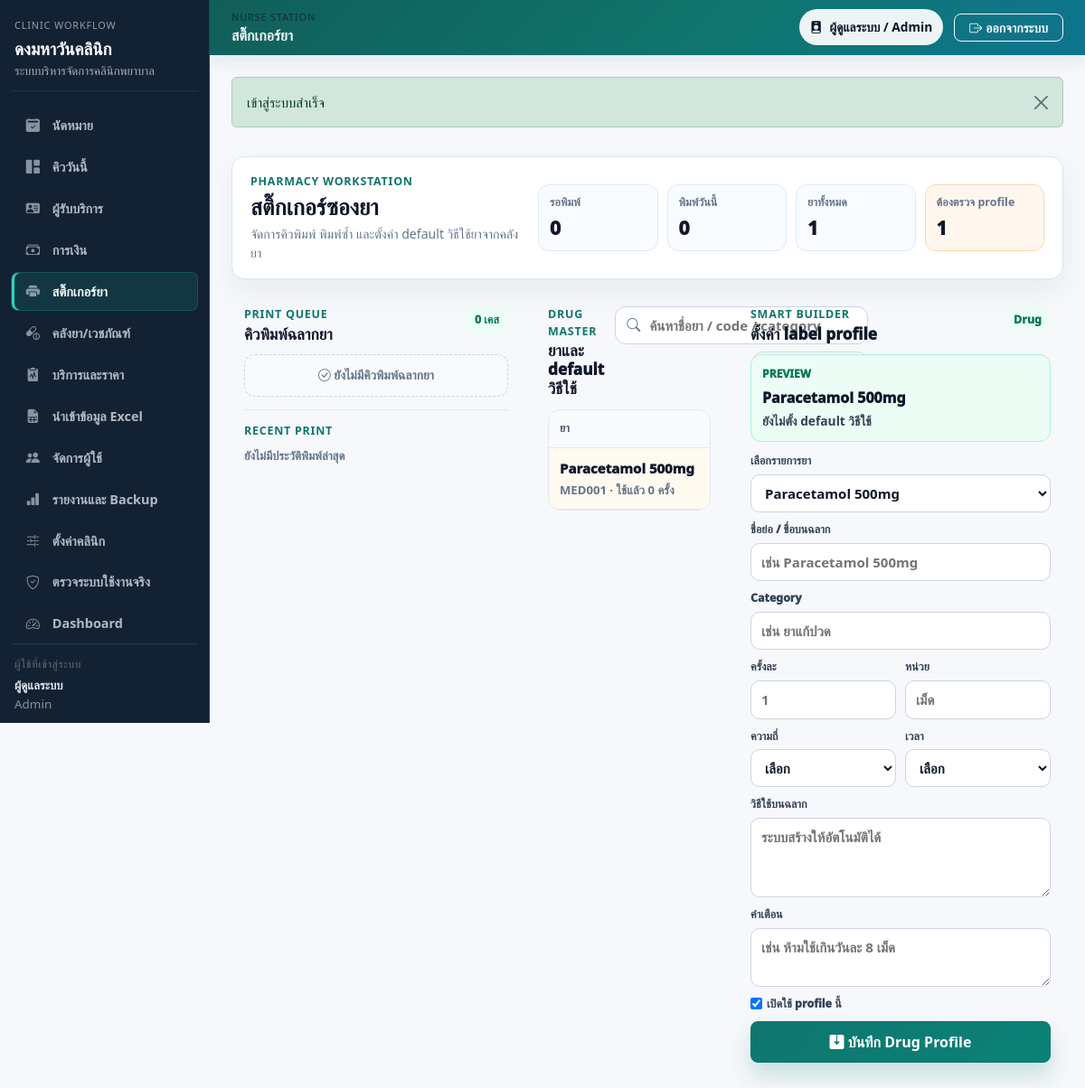
Page /index.php?page=pharmacy (signed in) on the committed database.
### tables this page shows
CREATE TABLE `system_settings` (
  `id` bigint unsigned NOT NULL AUTO_INCREMENT,
  `clinic_name` varchar(200) NOT NULL,
  `clinic_address` text DEFAULT NULL,
  `clinic_phone` varchar(50) DEFAULT NULL,
  `clinic_tax_id` varchar(50) DEFAULT NULL,
  `receipt_logo_text` varchar(80) DEFAULT NULL,
  `receipt_footer` text DEFAULT NULL,
  `receipt_prefix` varchar(20) NOT NULL DEFAULT 'RC',
  `hn_prefix` varchar(20) NOT NULL DEFAULT 'HN',
  `expiry_alert_days` int NOT NULL DEFAULT 30,
  `queue_note` varchar(255) DEFAULT NULL,
  `created_at` datetime DEFAULT CURRENT_TIMESTAMP,
  `updated_at` datetime DEFAULT CURRENT_TIMESTAMP ON UPDATE CURRENT_TIMESTAMP,
  PRIMARY KEY (`id`)
);

CREATE TABLE `inventory_items` (
  `id` bigint unsigned NOT NULL AUTO_INCREMENT,
  `item_code` varchar(50) NOT NULL,
  `item_name` varchar(150) NOT NULL,
  `item_type` enum('DRUG','SUPPLY') NOT NULL DEFAULT 'DRUG',
  `unit_name` varchar(50) NOT NULL,
  `reorder_level` decimal(10,2) NOT NULL DEFAULT 0.00,
  `default_cost` decimal(10,2) NOT NULL DEFAULT 0.00,
  `default_price` decimal(10,2) NOT NULL DEFAULT 0.00,
  `is_active` tinyint(1) NOT NULL DEFAULT 1,
  `created_at` datetime DEFAULT CURRENT_TIMESTAMP,
  `updated_at` datetime DEFAULT CURRENT_TIMESTAMP ON UPDATE CURRENT_TIMESTAMP,
  PRIMARY KEY (`id`),
  UNIQUE KEY `uk_inventory_items_item_code` (`item_code`),
  KEY `idx_inventory_items_name` (`item_name`)
);

### app/Views/pharmacy/index.php (the view, shortened to what the rows shown need)
<?php
$drugProfiles = $drugProfiles ?? [];
$profileJson = static function (array $row): string {
    return e(json_encode([
        'item_id' => (int) ($row['item_id'] ?? 0),
        'item_name' => (string) ($row['item_name'] ?? ''),
        'drug_short_name' => (string) ($row['drug_short_name'] ?? ''),
        'drug_category' => (string) ($row['drug_category'] ?? ''),
        'default_dose_qty' => (string) ($row['default_dose_qty'] ?? ''),
        'default_dose_unit' => (string) ($row['default_dose_unit'] ?? ''),
        'default_frequency' => (string) ($row['default_frequency'] ?? ''),
        'default_timing' => (string) ($row['default_timing'] ?? ''),
        'default_instruction' => (string) ($row['default_instruction'] ?? ''),
        'warning_text' => (string) ($row['warning_text'] ?? ''),
        'profile_active' => (int) ($row['profile_active'] ?? 0),
    ], JSON_UNESCAPED_UNICODE | JSON_UNESCAPED_SLASHES));
};
?>
<div class="pharmacy-workstation-page">
    <section class="pharmacy-command pharmacy-command-compact">
        <div>
            <h1>สติ๊กเกอร์ซองยา</h1>
        </div>
    </section>
    <div class="pharmacy-workstation-grid">
        <aside class="pharmacy-panel pharmacy-queue-surface">
            <div class="pharmacy-panel-head">
                <div>
                    <h2>คิวพิมพ์ฉลากยา</h2>
                </div>
            </div>
        </aside>
        <main class="pharmacy-panel pharmacy-drug-master">
            <div class="pharmacy-panel-head">
                <div>
                    <h2>ยาและ default วิธีใช้</h2>
                </div>
            </div>
            <div class="pharmacy-profile-table">
                <?php foreach ($drugProfiles as $index => $profile): ?>
                    <?php
                    $instruction = trim((string) ($profile['default_instruction'] ?? ''));
                    $isRisk = $instruction === '';
                    $isActive = (int) ($profile['profile_active'] ?? 0) === 1;
                    ?>
                    <button
                        type="button"
                        class="pharmacy-profile-row <?= $index === 0 ? 'is-selected' : '' ?> <?= $isRisk ? 'is-risk' : '' ?>"
                        data-pharmacy-profile-row
                        data-profile="<?= $profileJson($profile) ?>"
                        data-search="<?= e(strtolower((string) (($profile['item_code'] ?? '') . ' ' . ($profile['item_name'] ?? '') . ' ' . ($profile['drug_category'] ?? '')))) ?>"
                        data-status="<?= $isRisk ? 'risk' : ($isActive ? 'active' : 'inactive') ?>"
                    >
                        <span>
                            <strong><?= e((string) ($profile['item_name'] ?? '-')) ?></strong>
                            <small><?= e((string) (($profile['item_code'] ?? '') ?: 'ไม่มีรหัส')) ?> · ใช้แล้ว <?= e((string) ($profile['use_count'] ?? 0)) ?> ครั้ง</small>
                        </span>
                    </button>
                <?php endforeach; ?>
            </div>
        </main>
        <aside class="pharmacy-panel pharmacy-editor">
            <div class="pharmacy-panel-head">
                <div>
                    <h2>ตั้งค่า label profile</h2>
                </div>
            </div>
        </aside>
    </div>
</div>

### app/Views/layouts/app.php (shortened to what the rows shown need)
<?php
$clinicName = (string) system_setting('clinic_name', config('app.name'));
?>
<!doctype html>
<html lang="th">
<head>
    <link href="https://cdn.jsdelivr.net/npm/bootstrap@5.3.3/dist/css/bootstrap.min.css" rel="stylesheet">
    <link href="https://cdn.jsdelivr.net/npm/bootstrap-icons@1.11.3/font/bootstrap-icons.css" rel="stylesheet">
    <link href="<?= e(app_url('assets/css/app.css')) ?>" rel="stylesheet">
    <?php foreach (($pageStyles ?? []) as $pageStyle): ?>
        <link href="<?= e((string) $pageStyle) ?>" rel="stylesheet">
    <?php endforeach; ?>
</head>
<body>
<div class="app-shell">
    <aside class="app-sidebar sidebar">
        <div class="sidebar-inner">
            <div class="sidebar-brand text-white">
                <div class="sidebar-kicker">Clinic Workflow</div>
                <h4 class="mb-1"><?= e($clinicName) ?></h4>
                <div class="sidebar-subtitle">ระบบบริหารจัดการคลินิกพยาบาล</div>
            </div>
        </div>
    </aside>
    <main class="app-main-shell">
        <div class="app-content px-3 px-lg-4 py-4">
            <?= $content ?>
        </div>
    </main>
</div>
</body>
</html>

### rows in the picture
system_settings: clinic_name "ดงมหาวันคลินิก"
inventory_items: item_name "Paracetamol 500mg", item_code "MED001", use_count "0"

### other values in the picture
$navItem['label'] "นัดหมาย"
$navItem['label'] "คิววันนี้"
$navItem['label'] "ผู้รับบริการ"
$navItem['label'] "การเงิน"
$navItem['label'] "สติ๊กเกอร์ยา"
$navItem['label'] "คลังยา/เวชภัณฑ์"
$navItem['label'] "บริการและราคา"
$navItem['label'] "นำเข้าข้อมูล Excel"
$navItem['label'] "จัดการผู้ใช้"
$navItem['label'] "รายงานและ Backup"
$navItem['label'] "ตั้งค่าคลินิก"
$navItem['label'] "ตรวจระบบใช้งานจริง"
$navItem['label'] "Dashboard"
$user['full_name'] "ผู้ดูแลระบบ"
$user['role_name'] "Admin"
